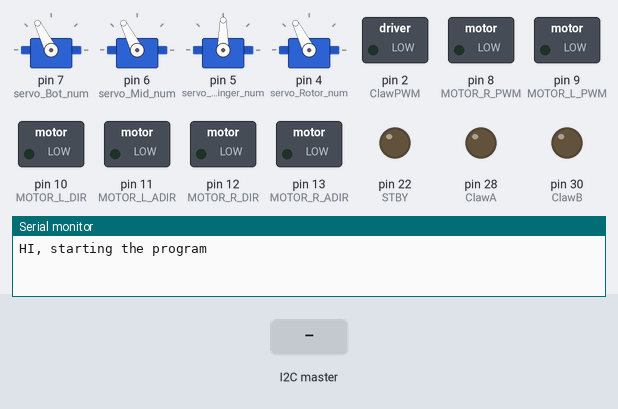
Simulated run of this sketch. Board: Arduino Mega 2560, built with avr-gcc and run on an emulated ATmega2560. Shown: 4 × servo, switched loads named in the sketch (green lamp = pin HIGH), output pins drawn as LEDs (lit = HIGH), the last lines printed to the serial monitor. The test bench sets the inputs (shaded band).

Above: at 0.15 s.
At 1.2 s:
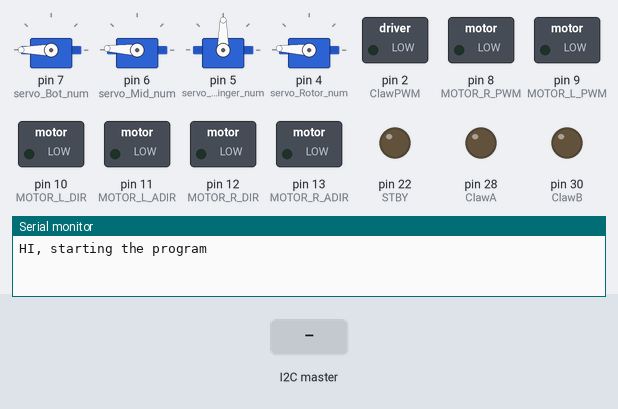
1.3 s: the I2C master sends "a"
2.8 s: the I2C master sends "b"
At 3.4 s:
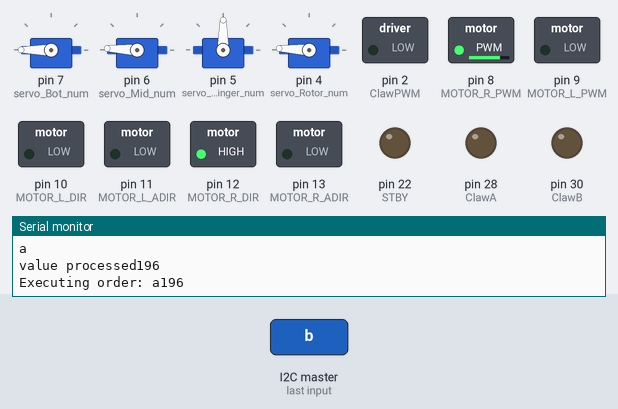
Timing chart, 0 to 5.8 s (numbered marks = the images above; inputs shaded):
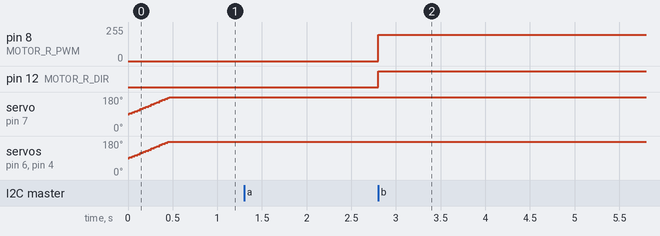

Measured:
- after the input at 2.8 s, pin 8 (MOTOR_R_PWM): 0/255 → 196/255 at once; pin 12 (MOTOR_R_DIR): LOW → HIGH at once

The sketch:

i2cControlArm.ino
```cpp
//  v1:
//  -serial communication to arduino
//  -toDO: implement cases b - g
//
//  v2:
//  servos are controlled directly in loop
//  fixed motors comtroller
//  serial communication to arduino convention:
//
//  v2_4:
//  servos work independently
//  missing code for Positioner and Claw
//  a-100
//  Letter[specific engine] + number(positive or negative)[power or position for specific motor]
//  one command at the time
//  test range for Rotor
//  v2_4_1:
//  better names

// v3:
// merged Pawel's and Demo i2c program
// replacing serial communication by i2c and implementation


//  Letters - motors/servos library;

//  a   - (right)      - driving motor right (positive - forward)
//  b   - (Left)       - driving motor left (positive - forward)
//  c   - (Positioner) - motor rotating whole arm
//  d/0 - (Bot)        - servo down for arm (position 180 is arm closed) (move 0 - 180)
//  e/1 - (Mid)        - servo mid for arm (position 180 is arm closed) (move 0 - 180)
//  f/2 - (Mid)        - servo changing position of hand
//  g   - (Claw)       - motor closing hand (0 - open, 1 - close) (constant speed)
//  h/3 - (Rotor)      - servo rotating hand

//////////////////////

//list of people interested
//on229, kcj21, pg476

#include <Servo.h>


//MOVING MOTORS ////////////////////////
#define MOTOR_R_DIR 12
#define MOTOR_R_ADIR 13
#define MOTOR_R_PWM 8

#define MOTOR_L_DIR 10
#define MOTOR_L_ADIR 11
#define MOTOR_L_PWM 9

//CLAW MOTORS
#define ClawA 28
#define ClawB 30
#define ClawPWM 2


//Stand by pin for the tb6621fng motor driver. This must be HIGH to use the claw and roter.
#define STBY 22

//SERVOS////////////////////////////////
#define servo_Bot_num 7
#define servo_Mid_num 6
#define servo_Swinger_num 5
#define servo_Rotor_num 4

Servo servos[4];
int servos_pos[4];  //Bot Mid Swinger  Rotor
int servos_goto_pos[4] = {190, 180, 93, 180};
int pos_goto_temp;

//SERIAL COMMUNICATION VARIABLES ////////////////////////
char incoming_type = '*';
int incoming_value;
boolean new_command;


//TIME VARIABLES
unsigned long timeReadServosPositionsStart, timeReadServosPositionsEnd;
unsigned long timeLoopStart, timeLoopEnd;
unsigned long timeSerialStart, timeSerialEnd;
unsigned long this_time_servos, last_time_servos;

//Communication
#include <Wire.h>


int message = 0;
int store[2000];
int store_vals = 0;

int SLAVE_ADDRESS = 0x04;   //i2c address for this arduino = 0x04

//----------SETUP--------------------------------------------------------------------------------
void setup() {
  Serial.begin(115200);
  Serial.println("HI, starting the program");
  Serial.setTimeout(5);//try boosting :) - this works for 9600 communication speed

  //Driving motors
  pinMode(MOTOR_R_DIR, OUTPUT);
  pinMode(MOTOR_R_ADIR, OUTPUT);
  pinMode(MOTOR_R_PWM, OUTPUT);
  pinMode(MOTOR_L_DIR, OUTPUT);
  pinMode(MOTOR_L_ADIR, OUTPUT);
  pinMode(MOTOR_L_PWM, OUTPUT);

  //Claw motors
  pinMode(ClawA, OUTPUT);
  pinMode(ClawB, OUTPUT);
  pinMode(ClawPWM, OUTPUT);

  // STBY
  pinMode(STBY, OUTPUT);

  //Servos

  servos[0].attach(servo_Bot_num);
  servos[1].attach(servo_Mid_num);
  servos[2].attach(servo_Swinger_num);
  servos[3].attach(servo_Rotor_num);

  //delay(2000); //time for servos
  last_time_servos = millis();//Time for servos speed

  //Communication
  //Begin i2c communication
  Wire.begin(SLAVE_ADDRESS);

  // whenever the device recieves a signal this program is called
  Wire.onReceive(ReceiveMassage);

  // when ever this device is asked for a signal it runs this code
  Wire.onRequest(RequestMassage);
}

//----------LOOP--------------------------------------------------------------------------------
void loop() {

    delay(15);
    //timeLoopStart = millis();
    read_servos_positions();
    //Activate servos
    servos_thread();

}

///////////////////////////////////////////////////////////////////
/////////////////////FUNCTIONS/////////////////////////////////////
///////////////////////////////////////////////////////////////////

void executeOrder(){
  Serial.print("Executing order: ");
  Serial.print(incoming_type);
  Serial.println(incoming_value);
  switch (incoming_type) {
      case 'a':  //(Right)
        //Serial.println("you chose a");
        drive_controller(1, incoming_value);
        break;

      case 'b':  //(Left)
        drive_controller(0, incoming_value);
        break;

      case 'c':  //(Positioner)
        //arm_motors_controller(); - to be written - for rotating arm and closing hand (c, g)
        break;

      case 'd':  //(Bot)
        servos_goto_pos[0] = incoming_value;
        break;

      case 'e':  //(Mid)
        servos_goto_pos[1] = incoming_value;
        break;

      case 'f':  //(Swinger)
        servos_goto_pos[2] = incoming_value;
        break;

      case 'g':  //(Claw) Works but the delay() function is not behaving as it should be
        Serial.println("claw mode activated");
        claw(incoming_value);
        Serial.print("incoming value"); Serial.println(incoming_value);
        break;

      case 'h':  //(Rotor)
        servos_goto_pos[3] = incoming_value;
        break;

      default:
        Serial.println("Incorrect input");
    }
    incoming_type = '*';
}

///////////////////SERIAL READER///////////////////////////////////////////////////////////////////////////////////////////////////////////

void ReceiveMassage(int n){
  int value = Wire.read();
  Serial.print("value in"); Serial.println(value);
  if(incoming_type == '*'){
    incoming_type = char(value);
  }else{
    Serial.println(incoming_type);
    if(incoming_type == 'd' ||incoming_type == 'e' ||
    incoming_type == 'f' || incoming_type == 'h' ){
      Serial.println("GOT IT");
    }
    else {
    if(value > 128){
      value = -256 + value;
    }
    if(incoming_type == 'a' || incoming_type == 'b'){
      value = value *2;
    }
    }
    incoming_value = value;
    Serial.print("value processed"); Serial.println(value);
    executeOrder();
  }
}

void RequestMassage(){
  Wire.write(72);//ord of H
  message = 'T';
}

///////////////////MOTORS FOR WHEELS////////////////////////////////////////////////////////////////////////////////////////////////////////
void drive_controller(boolean motor, int motor_speed) {  //1 - right, o - left
  boolean dir = 1;
  if (motor_speed < 0) {
    dir = 0;
    motor_speed = -motor_speed;
  }
  if (motor) {
    digitalWrite(MOTOR_R_DIR, (dir ? HIGH : LOW));
    digitalWrite(MOTOR_R_ADIR, (dir ? LOW : HIGH));
    analogWrite(MOTOR_R_PWM, motor_speed);
  }
  else {
    digitalWrite(MOTOR_L_DIR, (dir ? HIGH : LOW));
    digitalWrite(MOTOR_L_ADIR, (dir ? LOW : HIGH));
    analogWrite(MOTOR_L_PWM, motor_speed);
  }
}

///////////////////CLAW PROGRAM////////////////////////////////////////////////////////////////////////////////////////////////////////
void claw(boolean dir) {

  digitalWrite(STBY, HIGH);

  digitalWrite(ClawA, (dir ? LOW : HIGH));
  digitalWrite(ClawB, (dir ? HIGH : LOW));
  analogWrite(ClawPWM,255);

  // not sure why delay function is not working as it is supposed to.
  // 10000 roughly corresponds to 100ms.
  delay(20000);

  digitalWrite(ClawA, LOW); digitalWrite(ClawB, LOW);
  digitalWrite(STBY, LOW);
}


///////////////////READ POSITIONS AND SEND INFO ABOUT SERVOS ARM///////////////////////////////////////////////////////////////////////////////////////////////////////////
void read_servos_positions() {
  servos_pos[0] = servos[0].read();
  servos_pos[1] = servos[1].read();
  servos_pos[2] = servos[2].read();
  servos_pos[3] = servos[3].read();

  /*
  Serial.println("Bot Mid Swinger Rotor");
  Serial.print(servos_pos[0]);
  Serial.print("  ");
  Serial.print(servos_pos[1]);
  Serial.print("  ");
  Serial.print(servos_pos[2]);
  Serial.print("  ");
  Serial.println(servos_pos[3]);

  Serial.print(servos_goto_pos[0]);
  Serial.print("  ");
  Serial.print(servos_goto_pos[1]);
  Serial.print("  ");
  Serial.print(servos_goto_pos[2]);
  Serial.print("  ");
  Serial.println(servos_goto_pos[3]);

  */
}


void servos_thread() {
  this_time_servos = millis();


  for (int i = 0; i < 4; i ++) {
    if (servos_goto_pos[i] > servos_pos[i] + 4 || servos_goto_pos[i] < servos_pos[i] - 2 ) {

      if (servos_goto_pos[i] > servos_pos[i]) {
        pos_goto_temp = servos_pos[i] + (this_time_servos - last_time_servos) / 5;
        if (pos_goto_temp > servos_goto_pos[i]) {
          pos_goto_temp = servos_goto_pos[i];
        }
      }

      if (servos_goto_pos[i] < servos_pos[i]) {
        pos_goto_temp = servos_pos[i] - (this_time_servos - last_time_servos) / 5;
        if (pos_goto_temp < servos_goto_pos[i]) {
          pos_goto_temp = servos_goto_pos[i];
        }
      }

      servos[i].write(pos_goto_temp);
    }
  }
  last_time_servos = millis();
}
```
